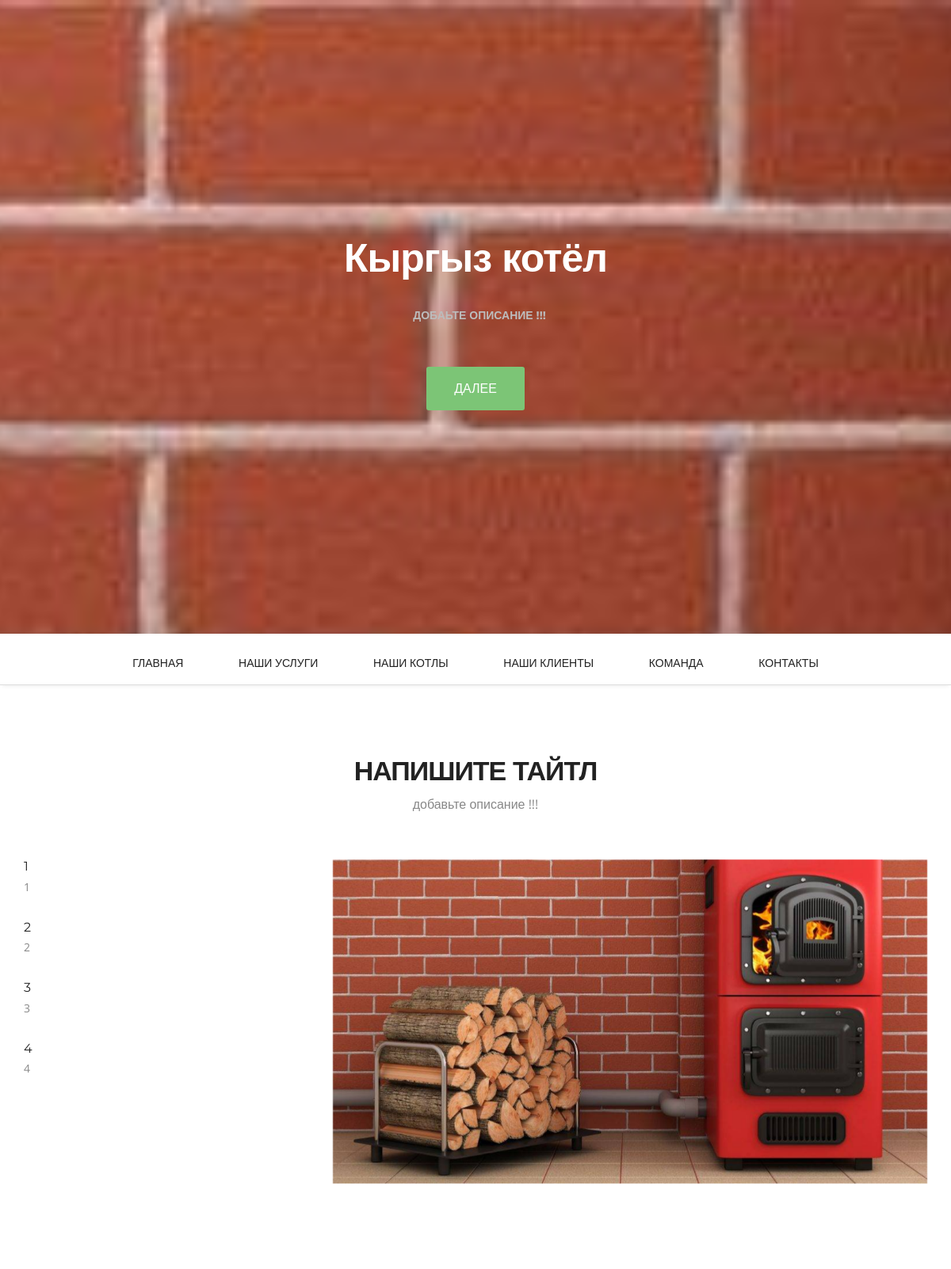
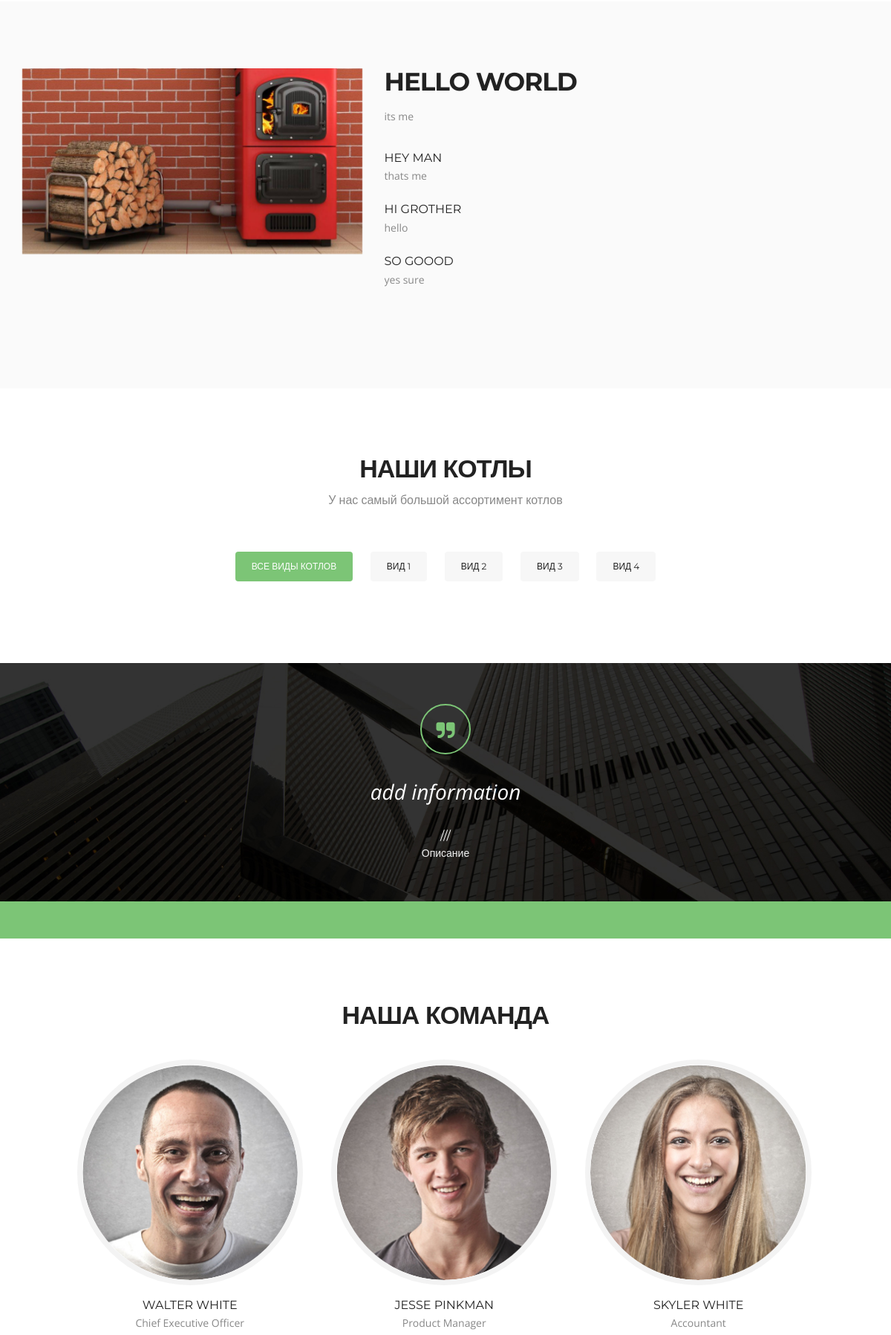
The page / (upper part) on the database its author committed (2 pictures, top to bottom).
### boiler/models.py (models this page shows, shortened)
class Title(models.Model):
    title = models.CharField(max_length=100, verbose_name='Название тайтла')
    description = models.TextField(max_length=300, verbose_name='Описание', default="Нет описания")
    class Meta:
        verbose_name = 'Тайтл'
        verbose_name_plural = 'Тайтлы'  # Добавлено

class TitleSecondPage(models.Model):
    title_second = models.CharField(max_length=100, verbose_name='Название тайтла')
    description_second = models.TextField(max_length=300, verbose_name='Описание', default="Нет описания")
    class Meta:
        verbose_name = 'Тайтл-2'
        verbose_name_plural = 'Тайтлы-2'  # Добавлено

class Section(models.Model):
    first_title = models.CharField(max_length=100, verbose_name='Название тайтла 1')
    first_description = models.TextField(max_length=300, verbose_name='Описание 1', default="Нет описания")
    second_title = models.CharField(max_length=100, verbose_name='Название тайтла 2')
    second_description = models.TextField(max_length=300, verbose_name='Описание 2', default="Нет описания")
    third_title = models.CharField(max_length=100, verbose_name='Название тайтла 3')
    third_description = models.TextField(max_length=300, verbose_name='Описание 3', default="Нет описания")
    fourth_title = models.CharField(max_length=100, verbose_name='Название тайтла 4')
    fourth_description = models.TextField(max_length=300, verbose_name='Описание 4', default="Нет описания")
    class Meta:
        verbose_name = 'Секция'
        verbose_name_plural = 'Секции'

class ImageModel(models.Model):
    image = models.ImageField(upload_to='uploads/', verbose_name="Изображение")
    class Meta:
        verbose_name = "Изображение"
        verbose_name_plural = "Изображения"

class SecondImageModel(models.Model):
    second_image = models.ImageField(upload_to='backgrounds/', verbose_name="Изображение")
    class Meta:
        verbose_name = "Изображение для следующей страницы"
        verbose_name_plural = "Изображения для следующей страницы"

class Feature(models.Model):
    title1 = models.CharField(max_length=255, verbose_name="Заголовок 1 (h2)")
    description1 = models.TextField(verbose_name="Описание 1 (p)")
    title2 = models.CharField(max_length=255, verbose_name="Заголовок 2 (h3)")
    description2 = models.TextField(verbose_name="Описание 2 (p)")
    title3 = models.CharField(max_length=255, verbose_name="Заголовок 3 (h3)")
    description3 = models.TextField(verbose_name="Описание 3 (p)")
    title4 = models.CharField(max_length=255, verbose_name="Заголовок 4 (h3)")
    description4 = models.TextField(verbose_name="Описание 4 (p)")

### boiler/views.py (the view)
# urls.py: path('', views.index, name='index'),  # Главная страница
def index(request):
    title = Title.objects.all()
    text_description = Title.objects.values_list('description', flat=True)
    title_second = TitleSecondPage.objects.all()
    description_second = TitleSecondPage.objects.values_list('description_second', flat=True)
    sections = Section.objects.all()
    product = Product.objects.all()
    feature = Feature.objects.first()
    background = PageBackground.objects.last()
    images = ImageModel.objects.all()
    second_images = SecondImageModel.objects.all()
    clients = Client.objects.all()
    context = {
        'title': title,
        'description': text_description,
        'title_second': title_second,
        'description_second': description_second,
        'sections': sections,
        'product': product,
        'feature': feature,
        'background': background,
        'images': images,
        'second_images': second_images,
        'clients': clients,
    }
    return render(request, 'boiler/index.html', context)

### boiler/templates/boiler/index.html (shortened to what this page needs)
<!DOCTYPE html>
<html lang="en">
<head>
    {% load static %}
  	<link href="{% static 'css/bootstrap.css' %}" rel="stylesheet" type="text/css">
	<link href="{% static 'css/style.css' %}" rel="stylesheet" type="text/css">
	<link href="{% static 'css/font-awesome.css' %}" rel="stylesheet" type="text/css">
	<link href="{% static 'css/responsive.css' %}" rel="stylesheet" type="text/css">
	<link href="{% static 'css/magnific-popup.css' %}" rel="stylesheet" type="text/css">
	<link href="{% static 'css/animate.css' %}" rel="stylesheet" type="text/css">
</head>
<body>
	<header class="header" id="header">
		{% for post in title %}
			<div class="container">
				<h1 class="animated fadeInDown delay-07s"><strong>{{ post.title }}</strong></h1>
				<ul class="we-create animated fadeInUp delay-1s">
					<li><strong>{{ post.description }}</strong></li>
				</ul>
				<a class="link animated fadeInUp delay-1s servicelink" href="#service">далее</a>
			</div>
		{% endfor %}
	</header>
	<nav class="main-nav-outer" id="test">
		<div class="container">
			<ul class="main-nav">
				<li><a href="#header">Главная</a></li>
				<li><a href="#service">наши услуги</a></li>
				<li><a href="#Portfolio">наши котлы</a></li>
				<li><a href="#client">наши клиенты</a></li>
				<li><a href="#team">команда</a></li>
				<li><a href="#contact">контакты</a></li>
			</ul>
		</div>
	</nav>
	<section class="main-section" id="service">
		{% for post in title_second %}
			<div class="container">
				<h2>{{ post.title_second }}</h2>
				<h6>{{ post.description_second }}</h6>
				<div class="row">
					<div class="col-lg-4 col-sm-6 wow fadeInLeft delay-05s">
						<div class="service-list">
							{% for post in sections %}
								<div class="service-list-col2">
									<h3>{{ post.first_title }}</h3>
									<p>{{ post.first_description }}</p>
								</div>
							{% endfor %}
						</div>
						<div class="service-list">
							{% for post in sections %}
								<div class="service-list-col2">
									<h3>{{ post.second_title }}</h3>
									<p>{{ post.second_description }}</p>
								</div>
							{% endfor %}
						</div>
						<div class="service-list">
							{% for post in sections %}
								<div class="service-list-col2">
									<h3>{{ post.third_title }}</h3>
									<p>{{ post.third_description }}</p>
								</div>
							{% endfor %}
						</div>
						<div class="service-list">
							{% for post in sections %}
								<div class="service-list-col2">
									<h3>{{ post.fourth_title }}</h3>
									<p>{{ post.fourth_description }}</p>
								</div>
							{% endfor %}
						</div>
					</div>
					{% for img in images %}
						<figure class="col-lg-8 col-sm-6 text-right wow fadeInUp delay-02s">
							<img src="{{ img.image.url }}" alt="">
						</figure>
					{% endfor %}
				</div>
			</div>
		{% endfor %}
	</section>
	<section class="main-section alabaster">
		<div class="container">
			<div class="row">
				{% for image in second_images %}
					<figure class="col-lg-5 col-sm-4 wow fadeInLeft">
						<img src="{{ image.second_image.url }}" alt="">
					</figure>
				{% endfor %}
				<div class="col-lg-7 col-sm-8 featured-work">
					<h2>{{ feature.title1 }}</h2>
					<p class="padding-b">{{ feature.description1 }}</p>
					<div class="featured-box">
						<div class="featured-box-col2 wow fadeInRight delay-02s">
							<h3>{{ feature.title2 }}</h3>
							<p>{{ feature.description2 }}</p>
						</div>
					</div>
					<div class="featured-box">
						<div class="featured-box-col2 wow fadeInRight delay-04s">
							<h3>{{ feature.title3 }}</h3>
							<p>{{ feature.description3 }}</p>
						</div>
					</div>
					<div class="featured-box">
						<div class="featured-box-col2 wow fadeInRight delay-06s">
							<h3>{{ feature.title4 }}</h3>
							<p>{{ feature.description4 }}</p>
						</div>
					</div>
				</div>
			</div>
		</div>
	</section>
	<section class="main-section paddind" id="Portfolio">
		<div class="container">
			<h2>Наши котлы</h2>
			<h6>У нас самый большой ассортимент котлов</h6>
			<div class="portfolioFilter">
				<ul class="Portfolio-nav wow fadeIn delay-02s">
					<li><a href="#" data-filter="*" class="current">Все виды котлов</a></li>
					<li><a href="#" data-filter=".branding">Вид 1</a></li>
					<li><a href="#" data-filter=".webdesign">Вид 2</a></li>
					<li><a href="#" data-filter=".printdesign">Вид 3</a></li>
					<li><a href="#" data-filter=".photography">Вид 4</a></li>
				</ul>
			</div>
		</div>
	</section>
	<section class="main-section client-part" id="client">
		<div class="container">
			<b class="quote-right wow fadeInDown delay-03"><i class="fa fa-quote-right"></i></b>
			<div class="row">
				<div class="col-lg-12">
					<p class="client-part-haead wow fadeInDown delay-05">add information</p>
				</div>
			</div>
			<ul class="client wow fadeIn delay-05s">
				<li><a href="#">
                <h3>///</h3>
                <span>Описание</span>
            </a></li>
			</ul>
		</div>
	</section>
	<div class="c-logo-part">
	</div>
	<section class="main-section team" id="team">
		<div class="container">
			<h2>Наша команда</h2>
			<div class="team-leader-block clearfix">
				<div class="team-leader-box">
					<div class="team-leader wow fadeInDown delay-03s">
						<div class="team-leader-shadow"><a href="#"></a></div>
						<img src="{% static 'img/team-leader-pic1.jpg' %}" alt="">
					</div>
					<h3 class="wow fadeInDown delay-03s">Walter White</h3>
					<span class="wow fadeInDown delay-03s">Chief Executive Officer</span>
				</div>
				<div class="team-leader-box">
					<div class="team-leader  wow fadeInDown delay-06s">
						<div class="team-leader-shadow"><a href="#"></a></div>
						<img src="{% static 'img/team-leader-pic2.jpg' %}" alt="">
					</div>
					<h3 class="wow fadeInDown delay-06s">Jesse Pinkman</h3>
					<span class="wow fadeInDown delay-06s">Product Manager</span>
				</div>
				<div class="team-leader-box">
					<div class="team-leader wow fadeInDown delay-09s">
						<div class="team-leader-shadow"><a href="#"></a></div>
						<img src="{% static 'img/team-leader-pic3.jpg' %}" alt="">
					</div>
					<h3 class="wow fadeInDown delay-09s">Skyler white</h3>
					<span class="wow fadeInDown delay-09s">Accountant</span>
				</div>
			</div>
		</div>
	</section>
</body>
</html>

### boiler/static/css/responsive.css (style rules this page uses)
@media only screen and (min-width: 992px) { .service-list { margin-bottom:30px; } }
@media only screen and (min-width: 992px) { .main-nav { display:block !important; } }

### rows shown on the page
Title: title "Кыргыз котёл", description "ДОБАЬТЕ ОПИСАНИЕ !!!"
TitleSecondPage: title_second "НАПИШИТЕ ТАЙТЛ", description_second "добавьте описание !!!"
Section: first_title "1", first_description "1", second_title "2", second_description "2", third_title "3", third_description "3", fourth_title "4", fourth_description "4"
ImageModel: image (picture)
SecondImageModel: second_image (picture)
Feature: title1 "HELLO WORLD", description1 "its me", title2 "HEY MAN", description2 "thats me", title3 "HI GROTHER", description3 "hello", title4 "SO GOOOD", description4 "yes sure"
